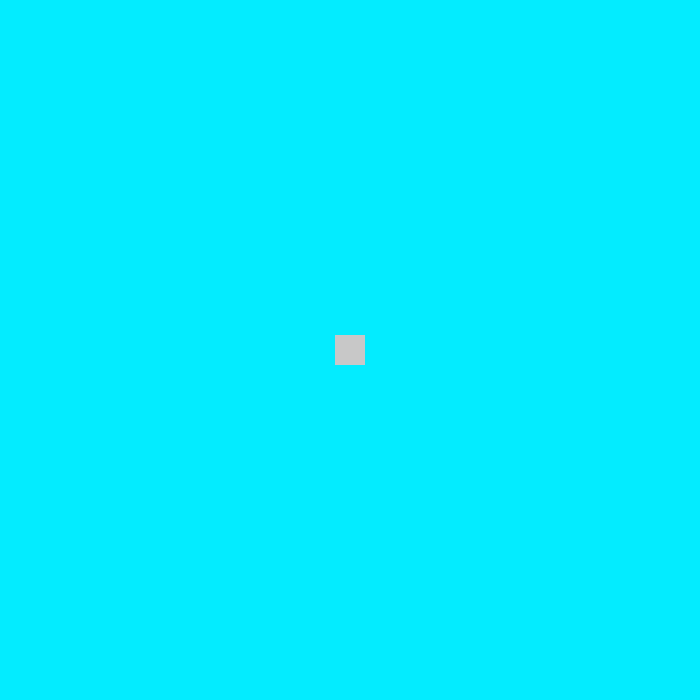
Frame 1 (no input)
Frame 60 (the mouse pressed at the canvas centre just before this capture): blank canvas, image omitted
Frame 120 (the mouse held since frame 60 and released just before this capture): identical to frame 1, image omitted

The Processing sketch that drew this single still picture (run headless with seeded random() and noise(); from frame 60 on, the mouse is pressed at the canvas centre):

// Processing sketch: Esame_06_03_2017_es1
// ── Esame_06_03_2017_es1.pde
ArrayList<Stain> stain = new ArrayList<Stain>();;
Sponge s;
void setup(){
   size(700,700);
   s = new Sponge(width/2, height/2, 30);
}

void draw(){
   background(#03ECFF);
   s.run();
   for(int i = stain.size()-1; i>=0; i--){
       Stain st = stain.get(i);
       st.run();
       if(s.adsorb(st)){
           stain.remove(i);
       }
   }
}

void keyPressed(){
   if(key == 'S' || key == 's'){
      float x = random(50,650);
      float y = -30;
      float D = random(10,50);
      color c = color(random(255),random(255),random(255));
      stain.add(new Stain(x,y,D,c));
   }
}

void keyReleased(){
   if(key == 'r' || key == 'R'){
      s = new Sponge(width/2, height/2, 30);
   }
}

// ── Sponge.pde
class Sponge{
    float x, y;
    float L;
    color colore = color(200, 200,200);
    
    Sponge(float x, float y, float L){
      this.x = x;
      this.y = y;
      this.L = L;
    }
    
    void display(){
       fill(colore);
       noStroke();
       rectMode(CENTER);
       rect(x,y, L,L);
    }
    
    void move(){
       x = mouseX;
       y = mouseY;
    }
    
    boolean adsorb(Stain s){
      if(dist(mouseX, mouseY, s.x, s.y) < L/2){
         L += (s.D/2); 
         float r,g,b;
         r = (red(colore) + red(s.colore))/2;
         g = (green(colore) + green(s.colore))/2;
         b = (blue(colore) + blue(s.colore))/2;
         
         this.colore = color(r,g,b);
         return true;
      }
      return false;
    }
    
   void run(){
      display();
      move();
   }
}

// ── Stain.pde
class Stain{
   float x, y;
   float D;
   color colore;
   
   Stain(float x, float y, float D, color colore){
      this.x = x;
      this.y = y;
      this.D = D;
      this.colore = colore;
   }
   
    void display(){
       fill(colore);
       noStroke();
       ellipse(x, y, D, D);
    }
   
   void move(){
      x += random(-1, 1);
      y += random(0, 4);
    }
   
   void run(){
      display();
      move();
   }
   
}
